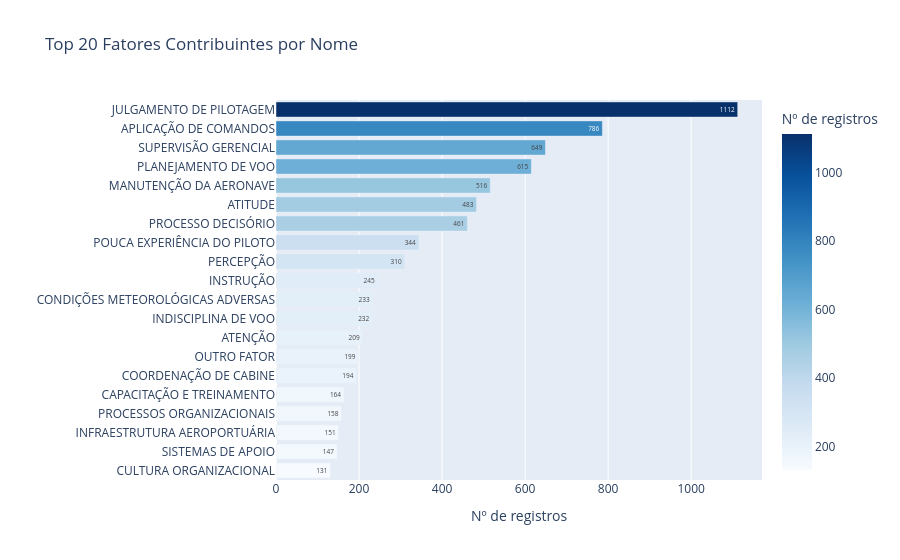

Notebook code for this chart:
### Code cell
nome_counts = df_fc['fator_nome'].value_counts().head(20).reset_index()
nome_counts.columns = ['fator_nome', 'contagem']

fig = px.bar(
    nome_counts.sort_values('contagem', ascending=True),
    x='contagem', y='fator_nome',
    orientation='h',
    title='Top 20 Fatores Contribuintes por Nome',
    labels={'contagem': 'Nº de registros', 'fator_nome': ''},
    color='contagem',
    color_continuous_scale='Blues',
    text_auto=True
)
fig.show()

### Figure 1 — Plotly figure (JSON) as saved in the notebook; plotly's stock layout.template omitted (floating-point values rounded to 4 significant figures)
{"data": [{"hovertemplate": "Nº de registros=%{marker.color}<br>=%{y}<extra></extra>", "legendgroup": "", "marker": {"color": [131, 147, 151, 158, 164, 194, 199, 209, 232, 233, 245, 310, 344, 461, 483, 516, 615, 649, 786, 1112], "coloraxis": "coloraxis", "pattern": {"shape": ""}}, "name": "", "orientation": "h", "showlegend": false, "textposition": "auto", "texttemplate": "%{x}", "type": "bar", "x": [131, 147, 151, 158, 164, 194, 199, 209, 232, 233, 245, 310, 344, 461, 483, 516, 615, 649, 786, 1112], "xaxis": "x", "y": ["CULTURA ORGANIZACIONAL", "SISTEMAS DE APOIO", "INFRAESTRUTURA AEROPORTUÁRIA", "PROCESSOS ORGANIZACIONAIS", "CAPACITAÇÃO E TREINAMENTO", "COORDENAÇÃO DE CABINE", "OUTRO FATOR", "ATENÇÃO", "INDISCIPLINA DE VOO", "CONDIÇÕES METEOROLÓGICAS ADVERSAS", "INSTRUÇÃO", "PERCEPÇÃO", "POUCA EXPERIÊNCIA DO PILOTO", "PROCESSO DECISÓRIO", "ATITUDE", "MANUTENÇÃO DA AERONAVE", "PLANEJAMENTO DE VOO", "SUPERVISÃO GERENCIAL", "APLICAÇÃO DE COMANDOS", "JULGAMENTO DE PILOTAGEM"], "yaxis": "y"}], "layout": {"barmode": "relative", "coloraxis": {"autocolorscale": false, "colorbar": {"title": {"text": "Nº de registros"}}, "colorscale": [[0, "rgb(247,251,255)"], [0.125, "rgb(222,235,247)"], [0.25, "rgb(198,219,239)"], [0.375, "rgb(158,202,225)"], [0.5, "rgb(107,174,214)"], [0.625, "rgb(66,146,198)"], [0.75, "rgb(33,113,181)"], [0.875, "rgb(8,81,156)"], [1, "rgb(8,48,107)"]]}, "legend": {"tracegroupgap": 0}, "title": {"text": "Top 20 Fatores Contribuintes por Nome"}, "xaxis": {"anchor": "y", "domain": [0, 1], "title": {"text": "Nº de registros"}}, "yaxis": {"anchor": "x", "domain": [0, 1], "title": {"text": ""}}}}
